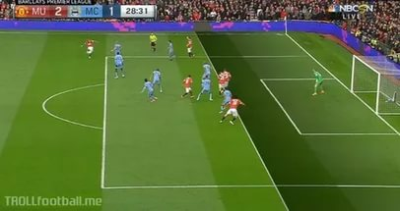
#> input picture s_futbol1.jpg, 400 x 211 px
$ jupyter execute 'Thresholding(eşik_ayarlama.ipynb'
#> lines starting #> are read from the running program, lines starting #| are printed output that depends on the picture; after the words box and inside, x2 and y2 are one past the last pixel; in counts of white or black regions, pixels touching at a corner belong together
[cell 1]
import cv2

[cell 2]
resim=cv2.imread("s_futbol1.jpg",0)
#> resim: shape (211, 400); min 2, max 252, mean 97.2
#SİMPLE_THRESHOLDİNG tek tip piksel üzerinde işlem yapıyoruz
ret,thresh1=cv2.threshold(resim,127,255,cv2.THRESH_BINARY)#piksel değeri 127 nin altında olan sıfıra yuvarlansın üstünde olanlar 255 olsun
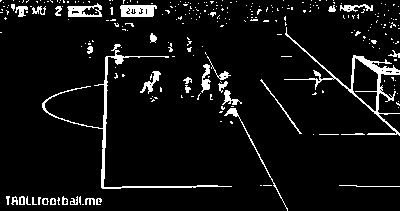
#> thresh1: shape (211, 400); 6.6% white; 282 white regions (247 under 20 px), largest, box (x1, y1, x2, y2) and area: (284, 27, 400, 136) 1140, (42, 44, 232, 189) 1031, (120, 5, 157, 17) 368
ret,thresh2=cv2.threshold(resim,127,255,cv2.THRESH_BINARY_INV)
ret,thresh3=cv2.threshold(resim,127,255,cv2.THRESH_TRUNC)
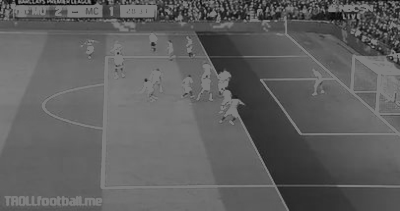
#> thresh3: shape (211, 400); min 2, max 127, mean 95.2
ret,thresh4=cv2.threshold(resim,127,255,cv2.THRESH_TOZERO)
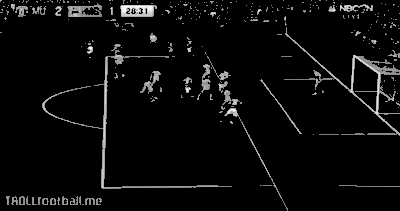
#> thresh4: shape (211, 400); min 0, max 252, mean 10.4
ret,thresh5=cv2.threshold(resim,127,255,cv2.THRESH_TOZERO_INV)
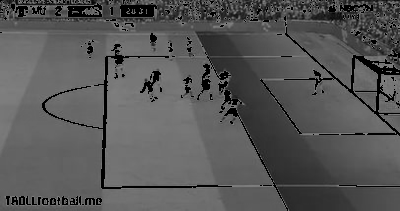
#> thresh5: shape (211, 400); min 0, max 127, mean 86.8
cv2.imshow("orjinal",resim)
cv2.imshow("thresh1",thresh1)
cv2.imshow("thresh2",thresh2)
cv2.imshow("thresh3",thresh3)
cv2.imshow("thresh4",thresh4)
cv2.imshow("thresh5",thresh5)

cv2.waitKey(0)
cv2.destroyAllWindows()

[cell 3]
import cv2
#ADAPTİVE THRESHOLDİNG resmin etrafında bir pikselin eşiği alınıyor
resim=cv2.imread("s_futbol1.jpg",0)
#SİMPLE_THRESHOLDİNG
ret,thresh6=cv2.threshold(resim,160,255,cv2.THRESH_BINARY) # 160 altında sıfıra dönüştür üstünde ise 255 e dönüştür
#> thresh6: shape (211, 400); 2.3% white in thin lines or dots
#ADAPTİVE THRESHOLDİNG
thresh7=cv2.adaptiveThreshold(resim,255,cv2.ADAPTIVE_THRESH_MEAN_C,\
                             cv2.THRESH_BINARY,11,2)
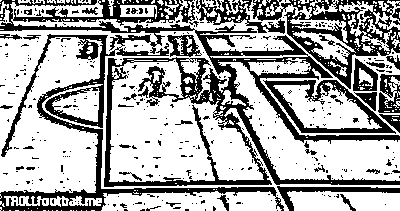
#> thresh7: shape (211, 400); 65.8% white; 398 black regions (356 under 20 px), largest, box (x1, y1, x2, y2) and area: (0, 0, 400, 211) 17246, (251, 0, 400, 89) 3899, (263, 80, 396, 134) 1694
thresh8=cv2.adaptiveThreshold(resim,255,cv2.ADAPTIVE_THRESH_GAUSSIAN_C,\
                             cv2.THRESH_BINARY,11,2)
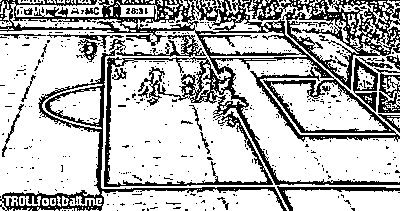
#> thresh8: shape (211, 400); 72.9% white; black in thin lines or dots

cv2.imshow("orjinal",resim)
cv2.imshow("simple thresholding",thresh6)
cv2.imshow("thresh7",thresh7)
cv2.imshow("thresh8",thresh8)
cv2.waitKey(0)
cv2.destroyAllWindows()

[cell 4]
import cv2
#OTSU THRESHOLDİNG DEĞER SEÇİLMEZ KENDİSİ ATAR
resim=cv2.imread("s_ev1.jpg",0)
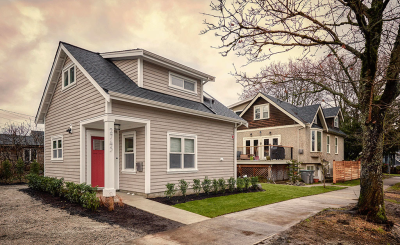
#> input picture s_ev1.jpg, 400 x 245 px
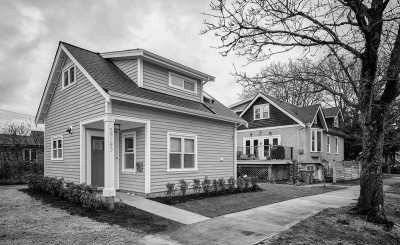
#> resim: shape (245, 400); min 2, max 245, mean 133.8
#SİMPLE_THRESHOLDİNG
ret,thresh6=cv2.threshold(resim,160,255,cv2.THRESH_BINARY) # 160 altında sıfıra dönüştür üstünde ise 255 e dönüştür
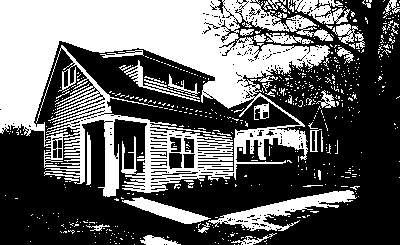
#> thresh6: shape (245, 400); 39.8% white; 589 white regions (551 under 20 px), largest, box (x1, y1, x2, y2) and area: (0, 0, 333, 197) 30318, (208, 190, 357, 231) 1878, (122, 197, 211, 224) 864
#OTSU THRESHOLDİNG
ret,thresh9=cv2.threshold(resim,0,255,cv2.THRESH_BINARY+cv2.THRESH_OTSU)
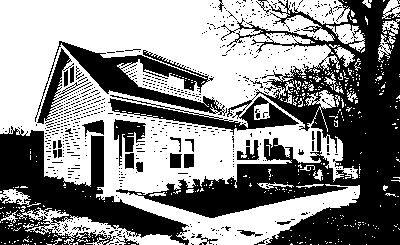
#> thresh9: shape (245, 400); 54.5% white; 681 black regions (647 under 20 px), largest, box (x1, y1, x2, y2) and area: (108, 0, 400, 245) 26606, (0, 126, 189, 245) 9372, (35, 41, 227, 122) 3697
#> ret = 128

cv2.imshow("orjinal",resim)
cv2.imshow("simple thresholding",thresh6)
cv2.imshow("thresh9",thresh9)


cv2.waitKey(0)
cv2.destroyAllWindows()
